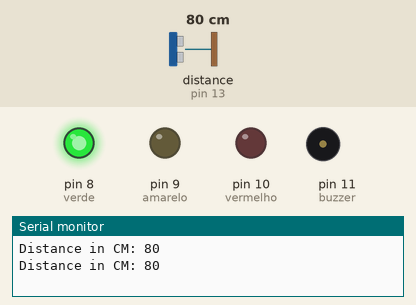
Bench run of a sketch on a simulated Arduino Uno, built with avr-gcc and run on an emulated ATmega328P. On the bench: output pins drawn as LEDs (lit = HIGH), buzzer (waves = sounding, pin HIGH), the last lines printed to the serial monitor. The test bench sets the inputs (shaded band); at power-on: distance to the obstacle (sensor on pin 13) 80 cm. The echo pulse lasts 58.3 µs per cm.

Above: at 1.8 s.
1.9 s: distance to the obstacle (sensor on pin 13) set to 2 cm
At 3.1 s:
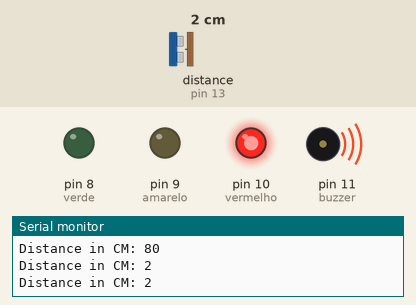
3.5 s: distance to the obstacle (sensor on pin 13) set to 6 cm
At 4.7 s:
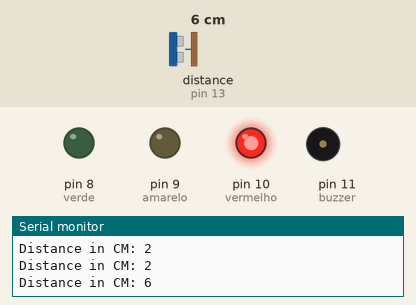
5.5 s: distance to the obstacle (sensor on pin 13) set to 18 cm
At 6.4 s:
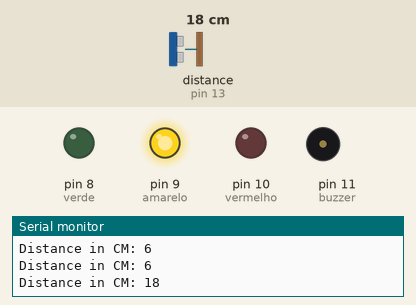
7.5 s: distance to the obstacle (sensor on pin 13) set to 4 cm
At 9.2 s:
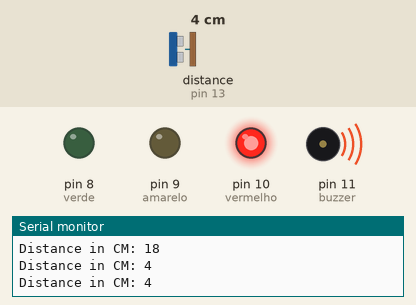
9.5 s: distance to the obstacle (sensor on pin 13) set to 9 cm
At 10.8 s:
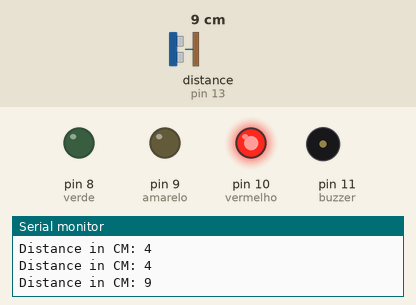
Timing chart, 0 to 12.5 s (numbered marks = the images above; inputs shaded):
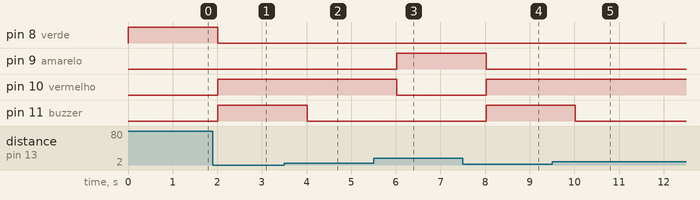

Measured:
- the behaviour switches between 4 and 5 cm on distance to the obstacle (sensor on pin 13) (found by bisection; images 1 and 2)
- after the input at 1.9 s, pin 8 (verde): HIGH → LOW after 0.11 s; pin 10 (vermelho), pin 11 (buzzer): LOW → HIGH after 0.11 s
- after the input at 3.5 s, pin 11 (buzzer): HIGH → LOW after 0.51 s
- after the input at 5.5 s, pin 9 (amarelo): LOW → HIGH after 0.52 s; pin 10 (vermelho): HIGH → LOW after 0.52 s
- after the input at 7.5 s, pin 9 (amarelo): HIGH → LOW after 0.52 s; pin 10 (vermelho), pin 11 (buzzer): LOW → HIGH after 0.52 s
- after the input at 9.5 s, pin 11 (buzzer): HIGH → LOW after 0.52 s

The sketch:

SensorDeEstacionamento.ino
```cpp
// (licence header left out)
#include <Ultrasonic.h>

/*
 * Pass as a parameter the trigger and echo pin, respectively,
 * or only the signal pin (for sensors 3 pins), like:
 * Ultrasonic ultrasonic(13);
 */
Ultrasonic ultrasonic(12, 13);
int distance;
int vermelho = 10;
int amarelo = 9;
int verde = 8;
int buzzer = 11;

void setup() {
  pinMode(verde, OUTPUT);
  pinMode(amarelo, OUTPUT);
  pinMode(vermelho, OUTPUT);
  pinMode(buzzer, OUTPUT);
  Serial.begin(9600);
}

void loop() {
  // Pass INC as a parameter to get the distance in inches
  distance = ultrasonic.read();

  if (distance > 20){
    digitalWrite(verde, HIGH);
  }
  else {
    digitalWrite(verde, LOW);
  }
  if (distance > 10 && distance < 20){
    digitalWrite(amarelo, HIGH);
  }
  else {
    digitalWrite(amarelo, LOW);
  }
  if (distance < 10){
    digitalWrite(vermelho, HIGH);
  }
  else {
    digitalWrite(vermelho, LOW);
  }
  if (distance < 5){
    digitalWrite(buzzer, HIGH);
  }
  else {
    digitalWrite(buzzer, LOW);
  }
  Serial.print("Distance in CM: ");
  Serial.println(distance);
  delay(1000);
}
```
